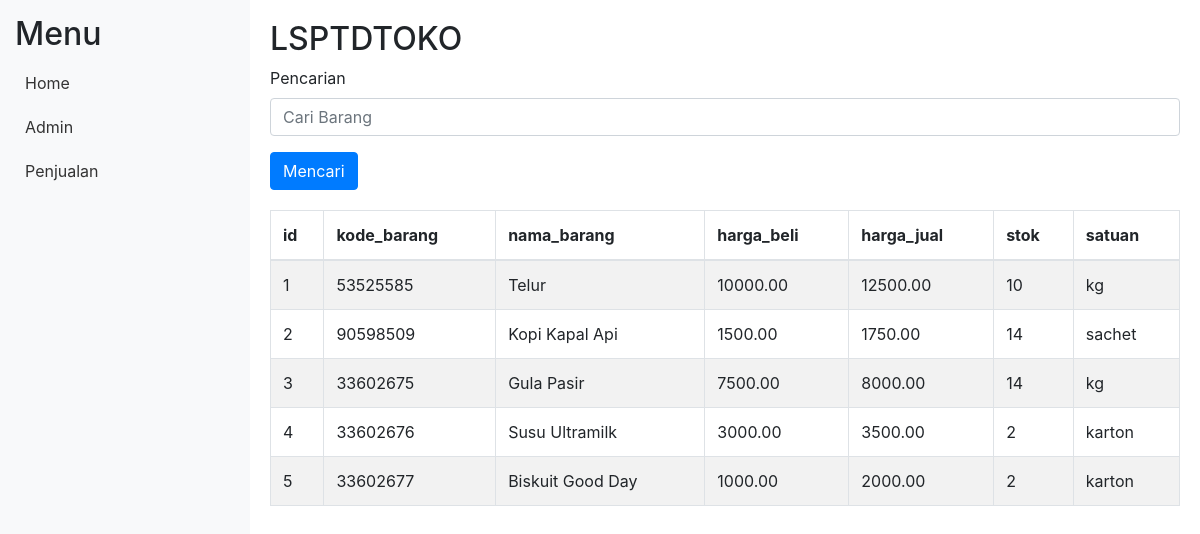
The page / on the database its author committed.
### tables this page shows
CREATE TABLE `barang` (
  `id` int(11) NOT NULL,
  `kode_barang` varchar(80) NOT NULL,
  `nama_barang` varchar(80) NOT NULL,
  `harga_beli` decimal(10,2) NOT NULL,
  `harga_jual` decimal(10,2) NOT NULL,
  `stok` int(50) NOT NULL,
  `satuan` varchar(50) NOT NULL
);

### index.php (the view, shortened to what this page needs)
<!DOCTYPE html>
<html>
<head>
    <link href="https://stackpath.bootstrapcdn.com/bootstrap/4.5.2/css/bootstrap.min.css" rel="stylesheet">
</head>
<body>
    <div class="sidebar">
        <h2>Menu</h2>
        <a href="index.php">Home</a>
        <a href="admin.php">Admin</a>
        <a href="laporan.php">Penjualan</a>
    </div>
    <div class="content">
        <h2>LSPTDTOKO</h2>
        <form method="GET" action="index.php">
            <div class="form-group">
                <label for="search">Pencarian</label>
                <input type="text" class="form-control" id="search" name="search" placeholder="Cari Barang">
            </div>
            <button type="submit" class="btn btn-primary">Mencari</button>
        </form>
        <div class="table-container">
            <table class="table table-bordered table-striped">
                <thead>
                    <tr>
                        <th>id</th>
                        <th>kode_barang</th>
                        <th>nama_barang</th>
                        <th>harga_beli</th>
                        <th>harga_jual</th>
                        <th>stok</th>
                        <th>satuan</th>
                    </tr>
                </thead>
                <tbody>
                    <?php
                    include 'koneksi.php';
                    $search = isset($_GET['search']) ? $_GET['search'] : '';
                    $query = "SELECT * FROM barang WHERE nama_barang LIKE '%$search%' OR kode_barang LIKE '%$search%'";
                    $result = mysqli_query($db, $query);
                    while ($row = mysqli_fetch_array($result)) {
                        echo "<tr>
                                <td>{$row['id']}</td>
                                <td>{$row['kode_barang']}</td>
                                <td>{$row['nama_barang']}</td>
                                <td>{$row['harga_beli']}</td>
                                <td>{$row['harga_jual']}</td>
                                <td>{$row['stok']}</td>
                                <td>{$row['satuan']}</td>
                              </tr>";
                    }
                    ?>
                </tbody>
            </table>
        </div>
    </div>
</body>
</html>

### index.php (style rules this page uses)
body { display: flex; }
.sidebar { width: 250px; background-color: #f8f9fa; padding: 15px; height: 100vh; }
.sidebar a { display: block; padding: 10px; color: #333; text-decoration: none; }
.content { flex: 1; padding: 20px; }
.table-container { margin-top: 20px; }

### rows shown on the page
barang: id "1", kode_barang "53525585", nama_barang "Telur", harga_beli "10000.00", harga_jual "12500.00", stok "10", satuan "kg"
barang: id "2", kode_barang "90598509", nama_barang "Kopi Kapal Api", harga_beli "1500.00", harga_jual "1750.00", stok "14", satuan "sachet"
barang: id "3", kode_barang "33602675", nama_barang "Gula Pasir", harga_beli "7500.00", harga_jual "8000.00", stok "14", satuan "kg"
barang: id "4", kode_barang "33602676", nama_barang "Susu Ultramilk", harga_beli "3000.00", harga_jual "3500.00", stok "2", satuan "karton"
barang: id "5", kode_barang "33602677", nama_barang "Biskuit Good Day", harga_beli "1000.00", harga_jual "2000.00", stok "2", satuan "karton"
